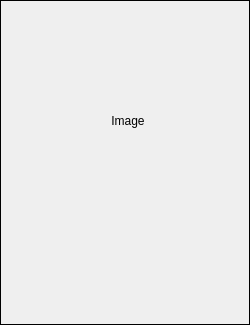
<?xml version="1.0" encoding="UTF-8"?>
<ui version="4.0">
 <class>PictureFrame</class>
 <widget class="QFrame" name="PictureFrame">
  <property name="geometry">
   <rect>
    <x>0</x>
    <y>0</y>
    <width>250</width>
    <height>325</height>
   </rect>
  </property>
  <property name="sizePolicy">
   <sizepolicy hsizetype="Fixed" vsizetype="Fixed">
    <horstretch>0</horstretch>
    <verstretch>0</verstretch>
   </sizepolicy>
  </property>
  <property name="minimumSize">
   <size>
    <width>250</width>
    <height>325</height>
   </size>
  </property>
  <property name="maximumSize">
   <size>
    <width>250</width>
    <height>325</height>
   </size>
  </property>
  <property name="windowTitle">
   <string>Frame</string>
  </property>
  <property name="frameShape">
   <enum>QFrame::Shape::Box</enum>
  </property>
  <layout class="QVBoxLayout" name="verticalLayout_2">
   <item>
    <widget class="QLabel" name="imageLabel">
     <property name="sizePolicy">
      <sizepolicy hsizetype="Fixed" vsizetype="Fixed">
       <horstretch>0</horstretch>
       <verstretch>0</verstretch>
      </sizepolicy>
     </property>
     <property name="minimumSize">
      <size>
       <width>232</width>
       <height>218</height>
      </size>
     </property>
     <property name="text">
      <string>Image</string>
     </property>
     <property name="alignment">
      <set>Qt::AlignmentFlag::AlignCenter</set>
     </property>
    </widget>
   </item>
   <item>
    <widget class="QWidget" name="picInfoWidget" native="true">
     <property name="sizePolicy">
      <sizepolicy hsizetype="Preferred" vsizetype="Fixed">
       <horstretch>0</horstretch>
       <verstretch>0</verstretch>
      </sizepolicy>
     </property>
     <property name="maximumSize">
      <size>
       <width>16777215</width>
       <height>86</height>
      </size>
     </property>
     <layout class="QVBoxLayout" name="verticalLayout">
      <property name="spacing">
       <number>0</number>
      </property>
      <property name="leftMargin">
       <number>0</number>
      </property>
      <property name="topMargin">
       <number>0</number>
      </property>
      <property name="rightMargin">
       <number>0</number>
      </property>
      <property name="bottomMargin">
       <number>0</number>
      </property>
      <item>
       <layout class="QHBoxLayout" name="horizontalLayout_3">
        <item>
         <widget class="QLabel" name="titleLabel">
          <property name="minimumSize">
           <size>
            <width>0</width>
            <height>35</height>
           </size>
          </property>
          <property name="text">
           <string/>
          </property>
         </widget>
        </item>
        <item>
         <spacer name="horizontalSpacer_3">
          <property name="orientation">
           <enum>Qt::Orientation::Horizontal</enum>
          </property>
          <property name="sizeHint" stdset="0">
           <size>
            <width>40</width>
            <height>20</height>
           </size>
          </property>
         </spacer>
        </item>
       </layout>
      </item>
      <item>
       <layout class="QHBoxLayout" name="horizontalLayout">
        <item>
         <widget class="QLabel" name="illustratorLabel">
          <property name="minimumSize">
           <size>
            <width>0</width>
            <height>20</height>
           </size>
          </property>
          <property name="text">
           <string/>
          </property>
         </widget>
        </item>
        <item>
         <spacer name="horizontalSpacer">
          <property name="orientation">
           <enum>Qt::Orientation::Horizontal</enum>
          </property>
          <property name="sizeHint" stdset="0">
           <size>
            <width>40</width>
            <height>20</height>
           </size>
          </property>
         </spacer>
        </item>
        <item>
         <widget class="QLabel" name="resolutionLabel">
          <property name="minimumSize">
           <size>
            <width>0</width>
            <height>20</height>
           </size>
          </property>
          <property name="text">
           <string/>
          </property>
         </widget>
        </item>
       </layout>
      </item>
      <item>
       <layout class="QHBoxLayout" name="horizontalLayout_2">
        <item>
         <widget class="QLabel" name="idLabel">
          <property name="minimumSize">
           <size>
            <width>0</width>
            <height>20</height>
           </size>
          </property>
          <property name="text">
           <string/>
          </property>
         </widget>
        </item>
        <item>
         <spacer name="horizontalSpacer_2">
          <property name="orientation">
           <enum>Qt::Orientation::Horizontal</enum>
          </property>
          <property name="sizeHint" stdset="0">
           <size>
            <width>40</width>
            <height>20</height>
           </size>
          </property>
         </spacer>
        </item>
        <item>
         <widget class="QLabel" name="fileTypeAndSizeLabel">
          <property name="minimumSize">
           <size>
            <width>0</width>
            <height>20</height>
           </size>
          </property>
          <property name="text">
           <string/>
          </property>
         </widget>
        </item>
       </layout>
      </item>
     </layout>
    </widget>
   </item>
  </layout>
 </widget>
 <resources/>
 <connections/>
</ui>
